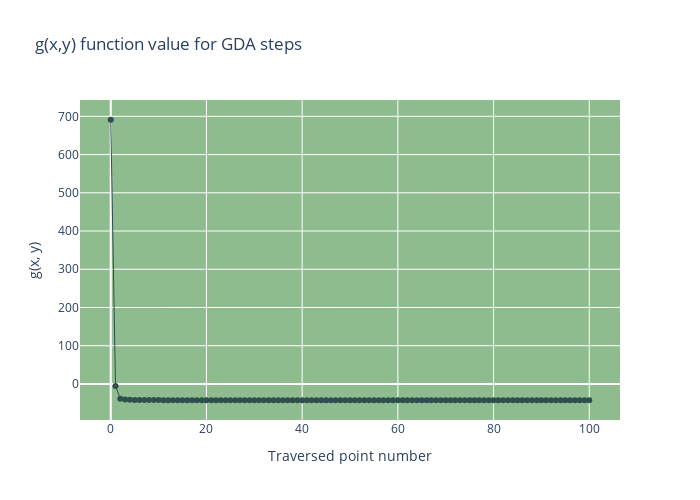

Write notebook code for a chart like this one.
### Markdown cell above
Z przeprowadzonych obserwacji wywnioskowałem, że potrzebuję co najmniej kilkuset iteracji (uruchomień dla punktów początkowych) by zbadać generalne zachowanie algorytmu. Badania przeprowadzałem głównie na obszarze od -3 do 3, na którym 100 kroków algorytmu było zdecydowanie wystarczające żeby funkcja zatrzymała się po osiągnięciu dolnego limitu wartości gradientu, oznaczonego współczynnikiem odcięcia.

### Code cell
vals = [g(p) for p in dsc[0]]
layout = go.Layout(width=700, height=500,
                title_text='g(x,y) function value for GDA steps',
                plot_bgcolor='DarkSeaGreen',
                xaxis_title='Traversed point number',
                yaxis_title='g(x, y)')
fig = go.Figure(layout=layout)
fig.add_trace(go.Scatter(mode='lines+markers', 
                         marker=dict(size=6,
                                     color='DarkSlateGrey'),
                         line=dict(color='DarkSlateGrey', width=1), 
                         x=list(range(len(vals))), y=vals))
fig.show()

### Figure 1 — Plotly figure (JSON) as saved in the notebook; plotly's stock layout.template omitted (floating-point values rounded to 4 significant figures)
{"data": [{"line": {"color": "DarkSlateGrey", "width": 1}, "marker": {"color": "DarkSlateGrey", "size": 6}, "mode": "lines+markers", "type": "scatter", "x": [0, 1, 2, 3, 4, 5, 6, 7, 8, 9, 10, 11, 12, 13, 14, 15, 16, 17, 18, 19, 20, 21, 22, 23, 24, 25, 26, 27, 28, 29, 30, 31, 32, 33, 34, 35, 36, 37, 38, 39, 40, 41, 42, 43, 44, 45, 46, 47, 48, 49, 50, 51, 52, 53, 54, 55, 56, 57, 58, 59, 60, 61, 62, 63, 64, 65, 66, 67, 68, 69, 70, 71, 72, 73, 74, 75, 76, 77, 78, 79, 80, 81, 82, 83, 84, 85, 86, 87, 88, 89, 90, 91, 92, 93, 94, 95, 96, 97, 98, 99, 100], "y": [691.1, -5.584, -38.45, -40.68, -41.36, -41.69, -41.9, -42.05, -42.15, -42.23, -42.29, -42.34, -42.37, -42.4, -42.43, -42.45, -42.47, -42.48, -42.5, -42.51, -42.52, -42.53, -42.54, -42.54, -42.55, -42.55, -42.56, -42.56, -42.57, -42.57, -42.57, -42.58, -42.58, -42.58, -42.59, -42.59, -42.59, -42.59, -42.59, -42.59, -42.6, -42.6, -42.6, -42.6, -42.6, -42.6, -42.6, -42.6, -42.61, -42.61, -42.61, -42.61, -42.61, -42.61, -42.61, -42.61, -42.61, -42.61, -42.61, -42.61, -42.61, -42.61, -42.61, -42.61, -42.61, -42.61, -42.62, -42.62, -42.62, -42.62, -42.62, -42.62, -42.62, -42.62, -42.62, -42.62, -42.62, -42.62, -42.62, -42.62, -42.62, -42.62, -42.62, -42.62, -42.62, -42.62, -42.62, -42.62, -42.62, -42.62, -42.62, -42.62, -42.62, -42.62, -42.62, -42.62, -42.62, -42.62, -42.62, -42.62, -42.62]}], "layout": {"height": 500, "plot_bgcolor": "DarkSeaGreen", "title": {"text": "g(x,y) function value for GDA steps"}, "width": 700, "xaxis": {"title": {"text": "Traversed point number"}}, "yaxis": {"title": {"text": "g(x, y)"}}}}
